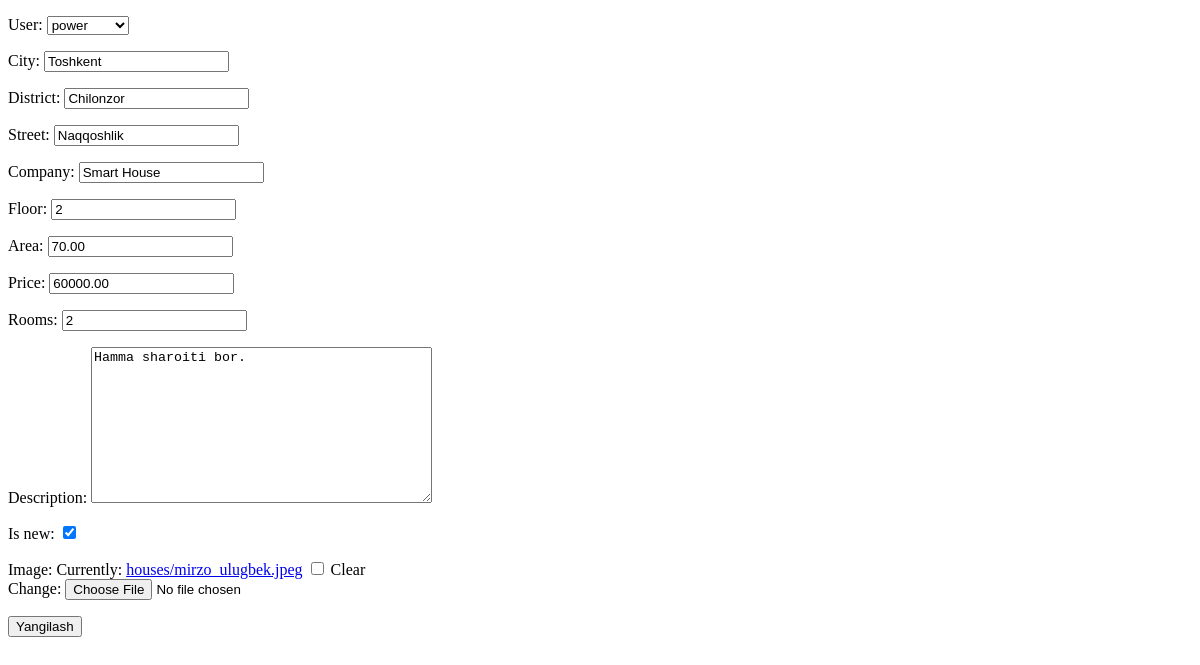
Before: /house-update/11/ with the older database file.
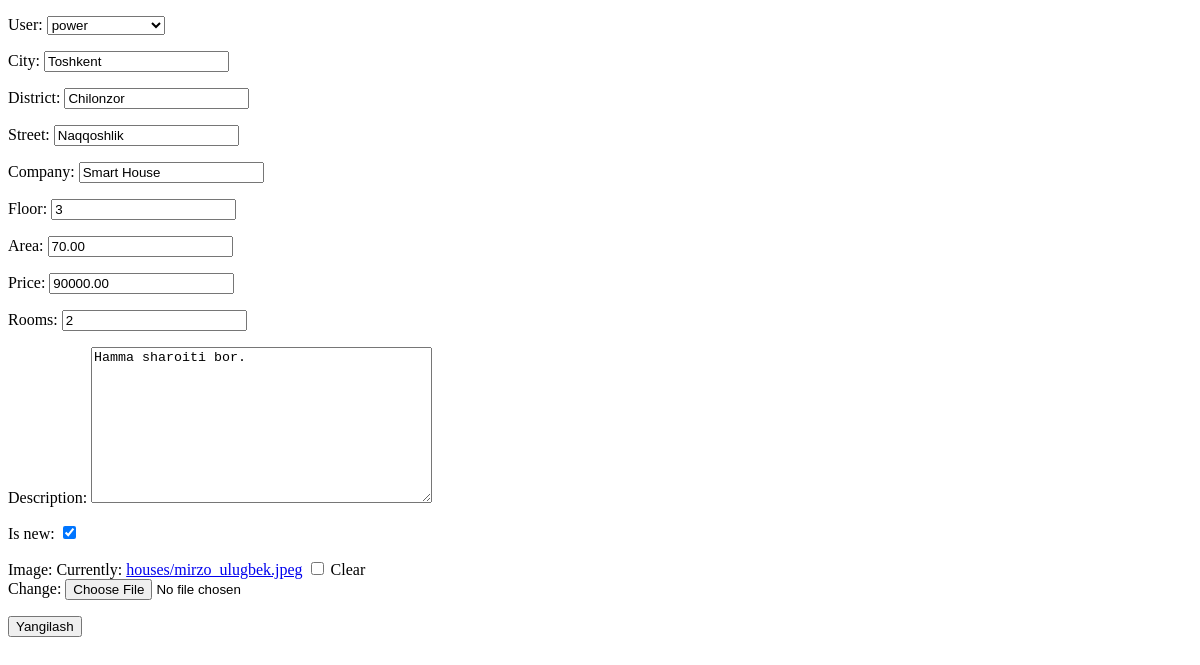
After: the same page with the newer database file.
### home/models.py (models this page shows, shortened)
class House(models.Model):
    user = models.ForeignKey(User, on_delete=models.CASCADE)
    city = models.CharField(max_length=200)
    district = models.CharField(max_length=200)
    street = models.CharField(max_length=200)
    company = models.CharField(max_length=200)
    floor = models.PositiveSmallIntegerField()
    area = models.DecimalField(max_digits=10, decimal_places=2)
    price = models.DecimalField(max_digits=15, decimal_places=2)
    rooms = models.PositiveIntegerField()
    description = models.TextField()
    created_date = models.DateTimeField(auto_now_add=True)
    updated_date = models.DateTimeField(auto_now=True)
    is_new = models.BooleanField(default=False)
    image = models.ImageField(upload_to='houses/', blank=True, null=True)
    class Meta:
        ordering = ['-created_date']
        verbose_name = 'house'

### home/views.py (the view, shortened to what this page needs)
# urls.py: path('house-update/<int:pk>/', HouseUpdate.as_view(), name='house-update'),
class HouseUpdate(View):
    def get(self, request, pk):
        house = get_object_or_404(House, id=pk)
        form = HouseForm(instance=house)
        return render(request, 'house/update.html', {'form': form})

### home/forms.py
class HouseForm(forms.ModelForm):
    class Meta:
        model = House
        fields = '__all__'

### templates/house/update.html (shortened to what this page needs)
<!DOCTYPE html>
<html lang="en">
<head>
</head>
<body>
    <form method="post" enctype="multipart/form-data">
        {{ form.as_p }}
        <div>
            <button type="submit" class="btn btn-primary">Yangilash</button>
        </div>
    </form>
</body>
</html>

Changed rows visible on the page:
changed House "power": floor "2" → "3"; price "60000.00" → "90000.00"
